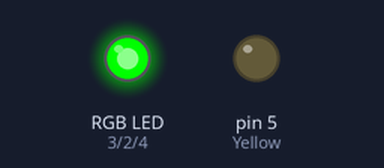
Recording of a sketch running on a simulated Arduino Uno, built with avr-gcc and run on an emulated ATmega328P. Shown: an RGB LED mixed from three pins (HIGH = lit), output pins drawn as LEDs (lit = HIGH). Random numbers use the default seed unless the sketch sets one.

Above: at 0.1 s.
At 6.55 s:
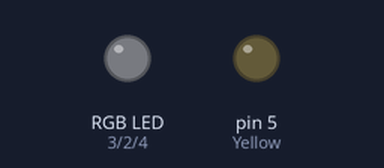
At 12.2 s:
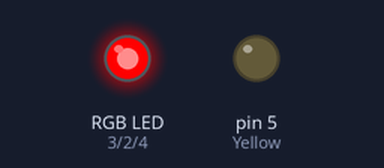
At 21.0 s:
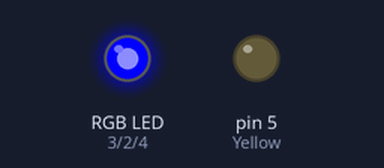
At 39.7 s:
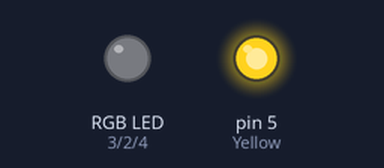
Timing chart, 0 to 40.0 s (numbered marks = the images above):
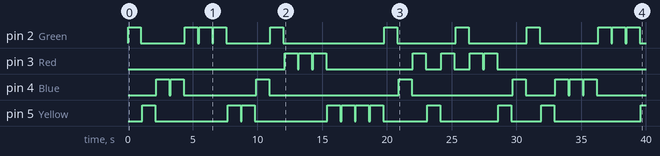

Measured:
- by itself, pin 2 (Green): LOW → HIGH at 0.00 s, → LOW 1.0 s later, → HIGH 3.4 s later, → LOW 1.0 s later, … (22 changes in this stretch)
- by itself, pin 3 (Red): LOW → HIGH at 12.1 s, → LOW 1.0 s later, → HIGH 0.10 s later, → LOW 1.0 s later, … (14 changes in this stretch)
- by itself, pin 4 (Blue): LOW → HIGH at 2.2 s, → LOW 1.0 s later, → HIGH 0.10 s later, → LOW 1.0 s later, … (16 changes in this stretch)
- by itself, pin 5 (Yellow): LOW → HIGH at 1.1 s, → LOW 1.0 s later, → HIGH 5.6 s later, → LOW 1.0 s later, … (21 changes in this stretch)

The sketch:

RandomFlasher.ino
```cpp
  const int Green = 2;
  const int Red = 3;
  const int Blue = 4;
  const int Yellow = 5;
  int RGBY [] = {Green, Red, Blue, Yellow};

void setup() {
  // put your setup code here, to run once:
pinMode (Green, OUTPUT);
pinMode (Red, OUTPUT);
pinMode (Blue, OUTPUT);
pinMode (Yellow, OUTPUT);
  randomSeed(analogRead(A0));
}

void loop() {
  // put your main code here, to run repeatedly:
  int RGBYIndex = random(0,4); // Stores values from the Array above
  int RGBYValue = RGBY[RGBYIndex]; // Gives a random value from RGBYIndex

digitalWrite (RGBYValue, HIGH); // Lights the LED connected to the pin of the value given by RGBYValue
delay(1000);
digitalWrite (RGBYValue, LOW);
delay(100);


}
```
